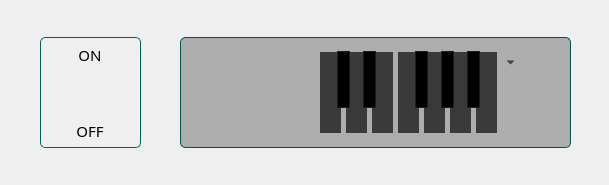
<?xml version="1.0" encoding="UTF-8"?>
<ui version="4.0">
 <class>AutotuneTab</class>
 <widget class="QWidget" name="AutotuneTab">
  <property name="geometry">
   <rect>
    <x>0</x>
    <y>0</y>
    <width>609</width>
    <height>185</height>
   </rect>
  </property>
  <property name="windowTitle">
   <string>Form</string>
  </property>
  <widget class="QGroupBox" name="toggleBox">
   <property name="geometry">
    <rect>
     <x>40</x>
     <y>37</y>
     <width>101</width>
     <height>111</height>
    </rect>
   </property>
   <property name="styleSheet">
    <string notr="true">QGroupBox {
	border: 1px solid #006060;
	border-radius: 5px;
}</string>
   </property>
   <property name="title">
    <string/>
   </property>
   <widget class="QCheckBox" name="toggle">
    <property name="geometry">
     <rect>
      <x>20</x>
      <y>26</y>
      <width>60</width>
      <height>60</height>
     </rect>
    </property>
    <property name="styleSheet">
     <string notr="true">QCheckBox::indicator {width: 60px; height: 60px; border: 0px;}
QCheckBox::indicator:checked {image: url(:/icons/toggleOn.png);}
QCheckBox::indicator:unchecked {image: url(:/icons/toggleOff.png);}</string>
    </property>
    <property name="text">
     <string/>
    </property>
   </widget>
   <widget class="QLabel" name="label">
    <property name="geometry">
     <rect>
      <x>20</x>
      <y>8</y>
      <width>60</width>
      <height>20</height>
     </rect>
    </property>
    <property name="font">
     <font>
      <family>Cascadia Code</family>
      <pointsize>11</pointsize>
     </font>
    </property>
    <property name="text">
     <string>ON</string>
    </property>
    <property name="alignment">
     <set>Qt::AlignCenter</set>
    </property>
   </widget>
   <widget class="QLabel" name="label_2">
    <property name="geometry">
     <rect>
      <x>20</x>
      <y>84</y>
      <width>60</width>
      <height>20</height>
     </rect>
    </property>
    <property name="font">
     <font>
      <family>Cascadia Code</family>
      <pointsize>11</pointsize>
     </font>
    </property>
    <property name="text">
     <string>OFF</string>
    </property>
    <property name="alignment">
     <set>Qt::AlignCenter</set>
    </property>
   </widget>
  </widget>
  <widget class="QGroupBox" name="settings">
   <property name="geometry">
    <rect>
     <x>180</x>
     <y>37</y>
     <width>391</width>
     <height>111</height>
    </rect>
   </property>
   <property name="styleSheet">
    <string notr="true">QGroupBox {
	border: 1px solid #006060;
	border-radius: 5px;
}</string>
   </property>
   <property name="title">
    <string/>
   </property>
   <widget class="QGroupBox" name="notes">
    <property name="geometry">
     <rect>
      <x>130</x>
      <y>1</y>
      <width>241</width>
      <height>109</height>
     </rect>
    </property>
    <property name="styleSheet">
     <string notr="true">border: 0px;
border-radius: 0px;</string>
    </property>
    <property name="title">
     <string/>
    </property>
    <widget class="QCheckBox" name="C">
     <property name="geometry">
      <rect>
       <x>10</x>
       <y>14</y>
       <width>21</width>
       <height>81</height>
      </rect>
     </property>
     <property name="styleSheet">
      <string notr="true">QCheckBox::indicator { width: 21; height: 81; }
QCheckBox::indicator:checked { background: #FFFFFF;}
QCheckBox::indicator:unchecked { background: #505050; }</string>
     </property>
     <property name="text">
      <string/>
     </property>
    </widget>
    <widget class="QCheckBox" name="D">
     <property name="geometry">
      <rect>
       <x>36</x>
       <y>14</y>
       <width>21</width>
       <height>81</height>
      </rect>
     </property>
     <property name="styleSheet">
      <string notr="true">QCheckBox::indicator { width: 21; height: 81; }
QCheckBox::indicator:checked { background: #FFFFFF;}
QCheckBox::indicator:unchecked { background: #505050; }</string>
     </property>
     <property name="text">
      <string/>
     </property>
    </widget>
    <widget class="QCheckBox" name="E">
     <property name="geometry">
      <rect>
       <x>62</x>
       <y>14</y>
       <width>21</width>
       <height>81</height>
      </rect>
     </property>
     <property name="styleSheet">
      <string notr="true">QCheckBox::indicator { width: 21; height: 81; }
QCheckBox::indicator:checked { background: #FFFFFF;}
QCheckBox::indicator:unchecked { background: #505050; }</string>
     </property>
     <property name="text">
      <string/>
     </property>
    </widget>
    <widget class="QCheckBox" name="F">
     <property name="geometry">
      <rect>
       <x>88</x>
       <y>14</y>
       <width>21</width>
       <height>81</height>
      </rect>
     </property>
     <property name="styleSheet">
      <string notr="true">QCheckBox::indicator { width: 21; height: 81; }
QCheckBox::indicator:checked { background: #FFFFFF;}
QCheckBox::indicator:unchecked { background: #505050; }</string>
     </property>
     <property name="text">
      <string/>
     </property>
    </widget>
    <widget class="QCheckBox" name="G">
     <property name="geometry">
      <rect>
       <x>114</x>
       <y>14</y>
       <width>21</width>
       <height>81</height>
      </rect>
     </property>
     <property name="styleSheet">
      <string notr="true">QCheckBox::indicator { width: 21; height: 81; }
QCheckBox::indicator:checked { background: #FFFFFF;}
QCheckBox::indicator:unchecked { background: #505050; }</string>
     </property>
     <property name="text">
      <string/>
     </property>
    </widget>
    <widget class="QCheckBox" name="A">
     <property name="geometry">
      <rect>
       <x>140</x>
       <y>14</y>
       <width>21</width>
       <height>81</height>
      </rect>
     </property>
     <property name="styleSheet">
      <string notr="true">QCheckBox::indicator { width: 21; height: 81; }
QCheckBox::indicator:checked { background: #FFFFFF;}
QCheckBox::indicator:unchecked { background: #505050; }</string>
     </property>
     <property name="text">
      <string/>
     </property>
    </widget>
    <widget class="QCheckBox" name="B">
     <property name="geometry">
      <rect>
       <x>166</x>
       <y>14</y>
       <width>21</width>
       <height>81</height>
      </rect>
     </property>
     <property name="styleSheet">
      <string notr="true">QCheckBox::indicator { width: 21; height: 81; }
QCheckBox::indicator:checked { background: #FFFFFF;}
QCheckBox::indicator:unchecked { background: #505050; }</string>
     </property>
     <property name="text">
      <string/>
     </property>
    </widget>
    <widget class="QCheckBox" name="Db">
     <property name="geometry">
      <rect>
       <x>27</x>
       <y>13</y>
       <width>13</width>
       <height>57</height>
      </rect>
     </property>
     <property name="styleSheet">
      <string notr="true">QCheckBox::indicator { width: 11; height: 55; border: 1px solid #282828; }
QCheckBox::indicator:checked { background: #000000;}
QCheckBox::indicator:unchecked { background: #505050; }</string>
     </property>
     <property name="text">
      <string/>
     </property>
     <property name="checked">
      <bool>true</bool>
     </property>
    </widget>
    <widget class="QCheckBox" name="Eb">
     <property name="geometry">
      <rect>
       <x>53</x>
       <y>13</y>
       <width>13</width>
       <height>57</height>
      </rect>
     </property>
     <property name="styleSheet">
      <string notr="true">QCheckBox::indicator { width: 11; height: 55; border: 1px solid #282828; }
QCheckBox::indicator:checked { background: #000000;}
QCheckBox::indicator:unchecked { background: #505050; }</string>
     </property>
     <property name="text">
      <string/>
     </property>
     <property name="checked">
      <bool>true</bool>
     </property>
    </widget>
    <widget class="QCheckBox" name="Gb">
     <property name="geometry">
      <rect>
       <x>105</x>
       <y>13</y>
       <width>13</width>
       <height>57</height>
      </rect>
     </property>
     <property name="styleSheet">
      <string notr="true">QCheckBox::indicator { width: 11; height: 55; border: 1px solid #282828; }
QCheckBox::indicator:checked { background: #000000;}
QCheckBox::indicator:unchecked { background: #505050; }</string>
     </property>
     <property name="text">
      <string/>
     </property>
     <property name="checked">
      <bool>true</bool>
     </property>
    </widget>
    <widget class="QCheckBox" name="Ab">
     <property name="geometry">
      <rect>
       <x>131</x>
       <y>13</y>
       <width>13</width>
       <height>57</height>
      </rect>
     </property>
     <property name="styleSheet">
      <string notr="true">QCheckBox::indicator { width: 11; height: 55; border: 1px solid #282828; }
QCheckBox::indicator:checked { background: #000000;}
QCheckBox::indicator:unchecked { background: #505050; }</string>
     </property>
     <property name="text">
      <string/>
     </property>
     <property name="checked">
      <bool>true</bool>
     </property>
    </widget>
    <widget class="QCheckBox" name="Bb">
     <property name="geometry">
      <rect>
       <x>157</x>
       <y>13</y>
       <width>13</width>
       <height>57</height>
      </rect>
     </property>
     <property name="styleSheet">
      <string notr="true">QCheckBox::indicator { width: 11; height: 55; border: 1px solid #282828; }
QCheckBox::indicator:checked { background: #000000;}
QCheckBox::indicator:unchecked { background: #505050; }</string>
     </property>
     <property name="text">
      <string/>
     </property>
     <property name="checked">
      <bool>true</bool>
     </property>
    </widget>
    <widget class="QToolButton" name="setScale">
     <property name="geometry">
      <rect>
       <x>190</x>
       <y>14</y>
       <width>20</width>
       <height>20</height>
      </rect>
     </property>
     <property name="toolTip">
      <string>&lt;html&gt;&lt;head/&gt;&lt;body&gt;&lt;p&gt;Select a key/scale to tune to&lt;/p&gt;&lt;/body&gt;&lt;/html&gt;</string>
     </property>
     <property name="styleSheet">
      <string notr="true">QToolButton::menu-button {
	border: 0px;
	border-radius: 0px;
	width: 20px;
}</string>
     </property>
     <property name="text">
      <string/>
     </property>
     <property name="popupMode">
      <enum>QToolButton::MenuButtonPopup</enum>
     </property>
     <property name="arrowType">
      <enum>Qt::NoArrow</enum>
     </property>
    </widget>
   </widget>
   <widget class="QWidget" name="overlay" native="true">
    <property name="geometry">
     <rect>
      <x>0</x>
      <y>0</y>
      <width>391</width>
      <height>111</height>
     </rect>
    </property>
    <property name="styleSheet">
     <string notr="true">border: 1px solid transparent;
border-radius: 5px;
background: rgba(0, 0, 0, 70);</string>
    </property>
   </widget>
  </widget>
 </widget>
 <resources/>
 <connections/>
</ui>
